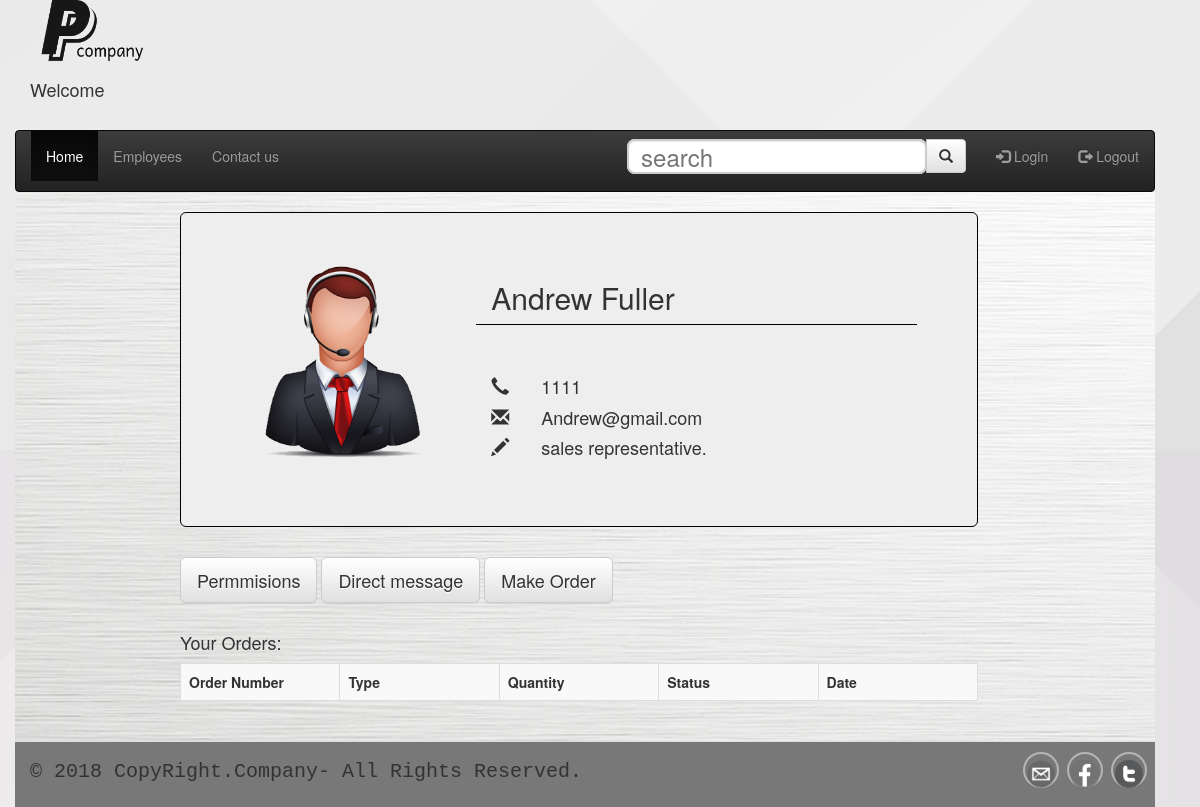
/php/admin_profile.php?id=204, run on the app's committed database.
### tables this page shows
CREATE TABLE `add_employees` (
  `a_id` int(6) NOT NULL,
  `a_image` text NOT NULL,
  `fname` text NOT NULL,
  `lname` text NOT NULL,
  `EXT` int(11) NOT NULL,
  `email` text NOT NULL,
  `description` text NOT NULL,
  `username` text NOT NULL,
  `password` text NOT NULL,
  `k` int(2) NOT NULL
);

### php/admin_profile.php (the view, shortened to what this page needs)
<!DOCTYPE html>
<html lang="en">
<head>
  <link rel="stylesheet" type="text/css" href="../css/main.css">
   <link rel="stylesheet" type="text/css" href="../css/search.css">
    <link rel="stylesheet" type="text/css" href="../css/login.css">
	 <link rel="stylesheet" type="text/css" href="../css/EmpProfile.css">
  <link rel="stylesheet" href="https://maxcdn.bootstrapcdn.com/bootstrap/3.3.7/css/bootstrap.min.css">
    <link rel="stylesheet" href="https://maxcdn.bootstrapcdn.com/bootstrap/3.2.0/css/bootstrap.min.css">
    <link rel="stylesheet" href="https://maxcdn.bootstrapcdn.com/bootstrap/3.2.0/css/bootstrap-theme.min.css">
<?php  include('login-php.php'); ?>
</head>
<body>
<div class="container">
 <img src="../img/home/logo.png" width="160" height="70"  alt="logo">
 <div id="profile">
 <h4 id="profile_name">Welcome  <i><?php echo $_SESSION['username']; ?></i></h4> <br>
	 </div>
 <div class="section row">
<nav class="navbar navbar-inverse">
    <div class="collapse navbar-collapse" id="myNavbar">
      <ul class="nav navbar-nav">
       <li class="active"><a href="home.php">Home</a></li>
        <li><a href="employees.php">Employees</a></li>
        <li><a href="home.php #contact">Contact us</a></li>
      </ul>
      <ul class="nav navbar-nav navbar-right">
        <li><a href="login.php"><span class="glyphicon glyphicon-log-in"></span> Login</a></li>
		<li><a href="logOut.php"><span class="glyphicon glyphicon-log-out"></span> Logout</a></li>
      </ul>
       <form class="navbar-form navbar-right"  action="search.php"  method="POST">
      <div class="input-group">
        <input type="text" name="typeahead" class="typeahead tt-query" autocomplete="off" spellcheck="false" placeholder="search">
        <div class="input-group-btn">
          <button class="btn btn-default" type="submit"  name="submit" onclick="getConfirmation();">
            <i class="glyphicon glyphicon-search"></i>
          </button>
        </div>
      </div>
    </form>
    </div>
</nav>
        <?php
  $id=$_GET['id'];
$qry="SELECT * FROM add_employees WHERE a_id='$id'";
$result=mysqli_query($con,$qry);
if($result){
  while ($info=mysqli_fetch_array($result)) {
print "<div id='i'><div class='jumbotron' style='border:1.5px solid black'>
                  <div class='row'>
                      <div class='col-md-4 col-xs-12 col-sm-6 col-lg-4'>
                          <img src='../uploaded/".$info['a_image']."' id='profileImg'  alt='emplotees' >
                      </div>
                      <div class='col-md-8 col-xs-12 col-sm-6 col-lg-8'>
                          <div class='container' style='border-bottom:1px solid black'>
                            <h2>".$info['fname']." ".$info['lname']."</h2>
                          </div>
                            <hr>
                          <ul class='container details'>
                            <li><h4><span class='glyphicon glyphicon-earphone one' style='width:50px;'></span>".$info['EXT']."</h4></li>
                            <li><h4><span class='glyphicon glyphicon-envelope one' style='width:50px;'></span>".$info['email']."</h4></li>
                            <li><h4><span class='glyphicon glyphicon-pencil one' style='width:50px;'></span>".$info['description']."</h4></li>
                          </ul>
                      </div>
                  </div>
                </div>
			 <a href='permissions-admin.php'><button type='button' class='btn btn-default  btn-lg ' name='button'>Permmisions</button></a>
			<a href='chat.php'><button type='button' class='btn btn-default  btn-lg ' name='button'>Direct message</button></a>
			<a href='make_order.php'><button type='button' class='btn btn-default  btn-lg ' name='button'>Make Order</button></a>
				</div>";
  }
}
      ?>
<br>
   <div id="i">
   <div class="table">
 <?php
$output = '<h4  >Your Orders:</h4> <table class="table table-bordered table-striped">
 <tr>
  <th width="20%">Order Number</td>
   <th width="20%">Type</td>
  <th width="20%">Quantity</td>
  <th width="20%">Status</td>
  <th width="40%">Date</td>
 </tr>';
 $output .= '</table>';
 echo $output;
 ?>
   </div>
   </div>
<footer>
    <div class="footer-bottom">
        <div class="container">
            <p class="pull-left">&copy; 2018 CopyRight.Company- All Rights Reserved. </p>
            <div class="pull-right">
                 <div class="col-lg-12 col-md-6 col-sm-12 col-xs-12 ">
                    <ul class="social">
                        <li> <a href="#"> <img src="../img/home/email.png" width="30" height="30"  alt="email">  </a> </li>
                        <li> <a href="https://ar-ar.facebook.com"> <img src="../img/home/facebook.png" width="30" height="30" alt="facebook">  </a> </li>
                        <li> <a href="https://twitter.com/"> <img src="../img/home/twitter.png" width="30" height="30"  alt="twitter"></a> </li>
                    </ul>
                </div>
            </div>
        </div>
    </div>
</footer>
  </div>
</div>
</body>
</html>

### css/main.css (style rules this page uses)
body { background-image: url(../img/home/white-wallpaper.png); }
.navbar { margin-bottom: 0; border-radius: 0; }
.nav { margin-right:20px; }
.section { margin-top: -10%; background-image:url(../img/home/background.jpg); width: 100%; margin-top: 0; }
.section p { font-size: 20px; text-align: center; font-family: "Andale Mono", monospace; }
.social li { background: none repeat scroll 0 0rgb(120, 120, 120); border: 2px solid #B5B5B5; -webkit-border-radius: 50%; -moz-border-radius: 50%; -o-border-radius: 50%; -ms-border-radius: 50%; border-radius: 50%; float: left; height: 36px; line-height: 36px; margin: 0 8px 0 0; padding: 0; text-align: center; width: 36px; transition: all 0.5s ease 0s; -moz-transition: all 0.5s ease 0s; -webkit-transition: all 0.5s ease 0s; -ms-transition: all 0.5s ease 0s; -o-transition: all 0.5s ease 0s; display: inline-block; }
.social li a { color: #EDEFF1; }
.footer-bottom { width:100%; background: rgb(120, 120, 120); border-top: 1px solid #DDDDDD; padding-top: 10px; padding-bottom: 10px; margin-top:40px; }
.footer-bottom p.pull-left { padding-top: 6px; }

### css/search.css (style rules this page uses)
.typeahead, .tt-query, .tt-hint { border: 2px solid #CCCCCC; border-radius: 8px; font-size: 24px; height: 35px; line-height: 30px; outline: medium none; padding: 10px 12px; width: 300px; }
.typeahead { background-color: #FFFFFF; }
.tt-query { box-shadow: 0 1px 1px rgba(0, 0, 0, 0.075) inset; }

### css/EmpProfile.css (style rules this page uses)
.details li { list-style: none; }
li { margin-bottom:10px; }
#i { width:70%; margin-left:165px; }
#i img { width:100%; height:100%; border-radius: 0.5px ; }

### data on the page
add_employees: a_image (picture), fname "Andrew", lname "Fuller", EXT "1111", email "Andrew@gmail.com", description "sales representative."
